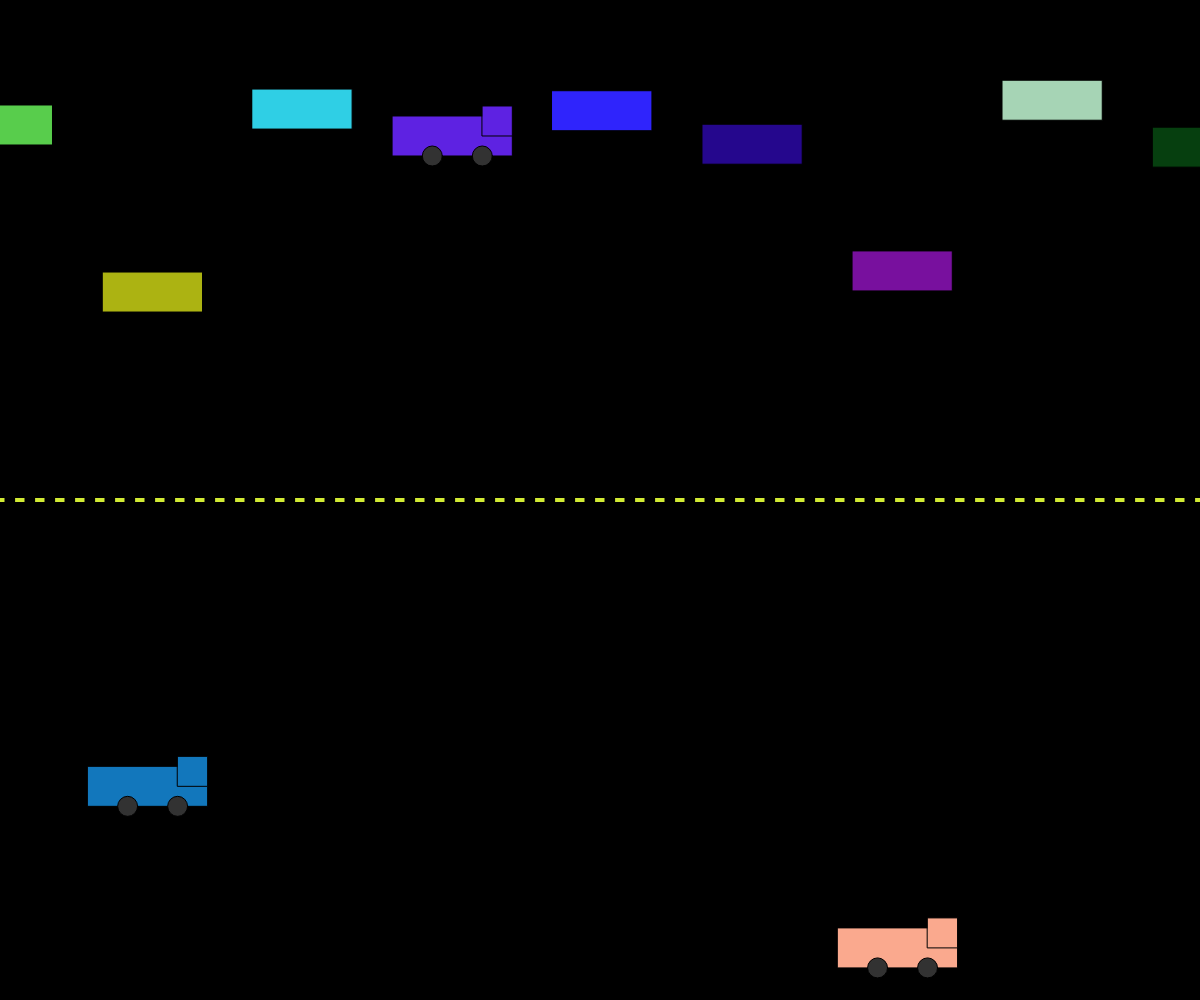
Frame 1 (no input)
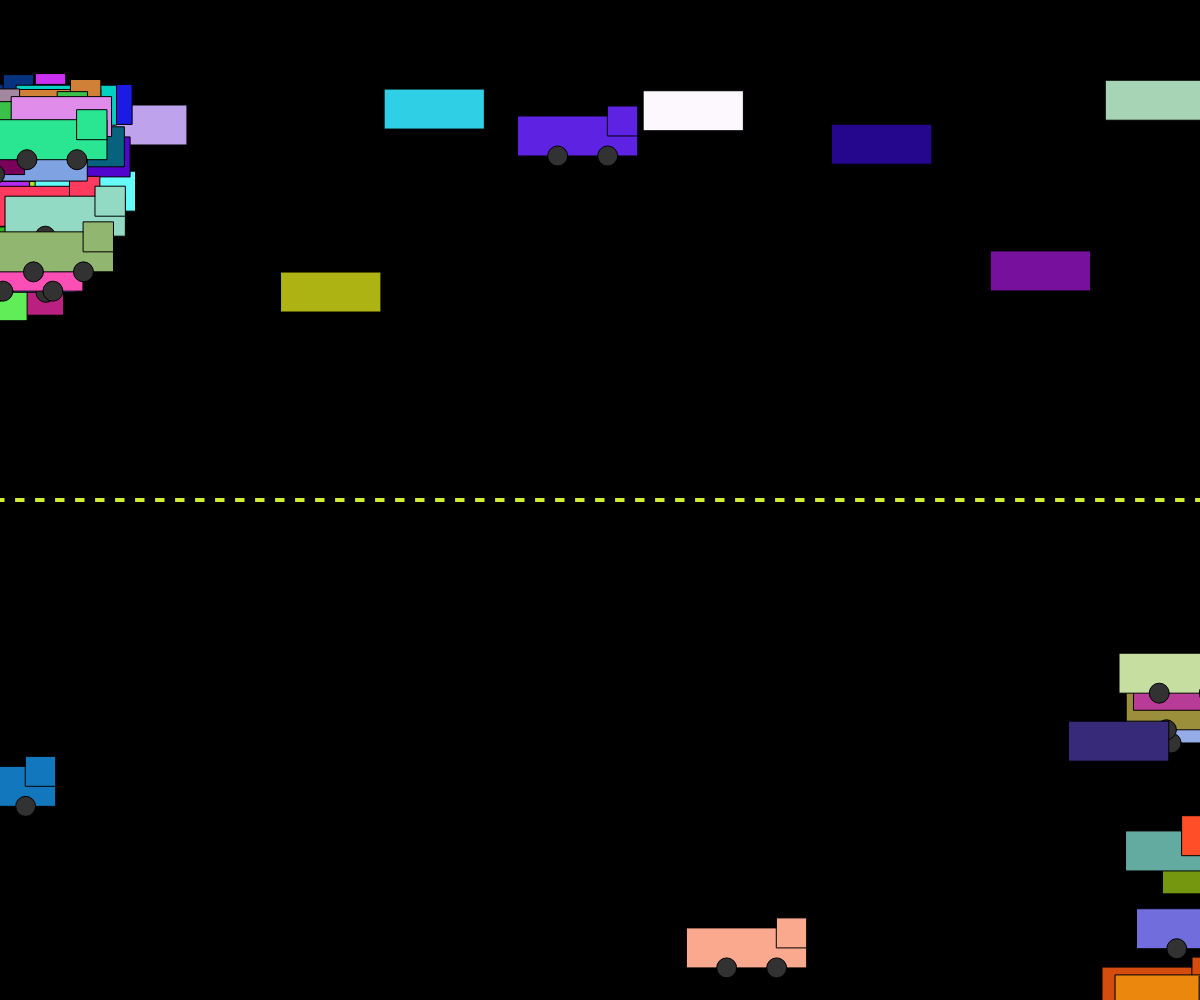
Frame 60 (no input)
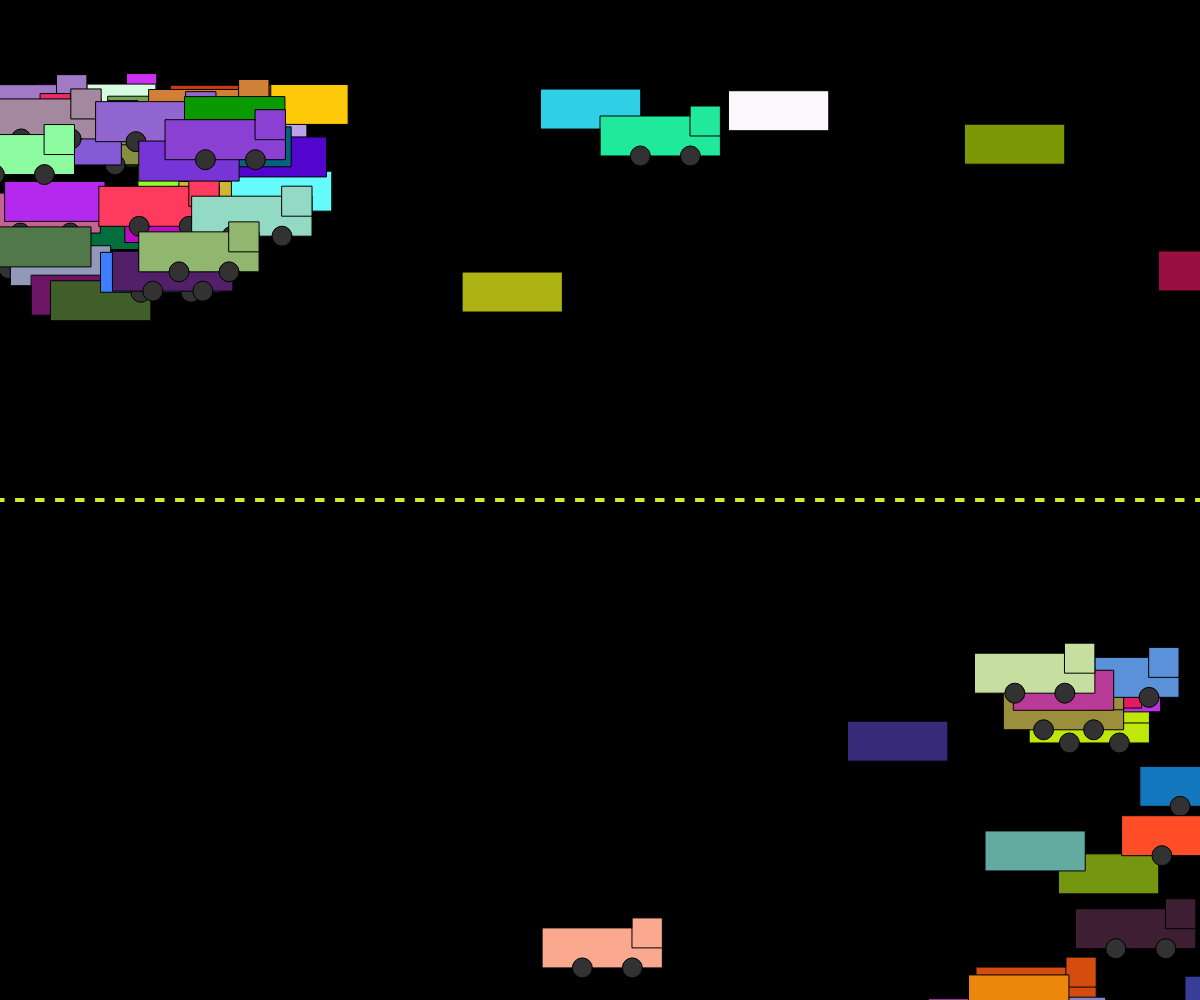
Frame 120 (the mouse pressed at the canvas centre since frame 60)

The p5.js sketch that drew these frames (run headless with seeded random() and noise() and a simulated clock; from frame 60 on, the mouse is pressed at the canvas centre):

// p5.js sketch
// ── sketch.js
// Cars Cars Cars
// Mason
//04042025
let eastbound = [];
let westbound = [];

function setup() {
  createCanvas(windowWidth, windowHeight);
  for (let i = 0; i < 50; i++) {
    // Create some vehicles and add them to arrays
    eastbound.push(new vehicle(i * 150, height / random(3, 10), 1)); // Create eastbound vehicles (moving right)
    westbound.push(new vehicle(i * 150, height / random(1.5, 0.1), 0)); // Create westbound vehicles (moving left)
  }
}

function draw() {
  DrawRoad();
  background(0);
  for (let i = 0; i < 50; i++) {
    //display each vehicle
    eastbound[i].action();
    westbound[i].action();
  }

  fill(210, 235, 52);
  for (let i = 0; i < windowWidth; i++) {
    // Draw dashed yellow line
    rect(i * 20, height / 2, 10, 5);
  }
}

function DrawRoad() {
  rectMode(CENTER);
  fill(25);
  rect(0, height / 2, windowWidth * 2, 400);
}

class vehicle {
  constructor(x, y, direction) {
    this.type = int(random(2)); // 0 = car, 1 = truck
    this.x = x;
    this.y = y;
    this.direction = direction;
    if (direction === 1) {
      this.xSpeed = random(1, 3);
    } else {
      this.xSpeed = random(-3, -1);
    }
    this.color = color(random(255), random(255), random(255));
  }

  changeColor() {
    // Change to a random color
    this.color = color(random(255), random(255), random(255));
  }
  display() {
    // Display the vehicle based on type
    if (this.type === 0) {
      this.car();
    } else {
      this.truck();
    }
  }
  move() {
    this.x += this.xSpeed;
    if (this.x > width + 100) this.x = -100;
    if (this.x < -100) this.x = width + 100;
  }

  speedUp() {
    // Increase speed
    if (this.direction === 1 && this.xSpeed < 15) this.xSpeed += 0.5;
    else if (this.direction === 0 && this.xSpeed > -15) this.xSpeed -= 0.5;
  }
  speedDown() {
    // Decrease speed
    if (this.direction === 1 && this.xSpeed > 0) this.xSpeed -= 0.5;
    else if (this.direction === 0 && this.xSpeed < 0) this.xSpeed += 0.5;
  }
  action() {
    // Main update function: move, randomly speed up/down/change color, then display
    this.move();
    if (random(1) < 0.01) this.speedUp();
    if (random(1) < 0.01) this.speedDown();
    if (random(1) < 0.01) this.changeColor();
    this.display();
  }
  car() {
    // Draw a car
    fill(this.color);

    rect(this.x, this.y, 100, 40);
  }
  truck() {
    // Draw a truck
    fill(this.color);
    rect(this.x, this.y, 120, 40);
    rect(this.x + 45, this.y - 15, 30, 30);

    fill(50);
    ellipse(this.x - 20, this.y + 20, 20, 20);
    ellipse(this.x + 30, this.y + 20, 20, 20);
  }
}
